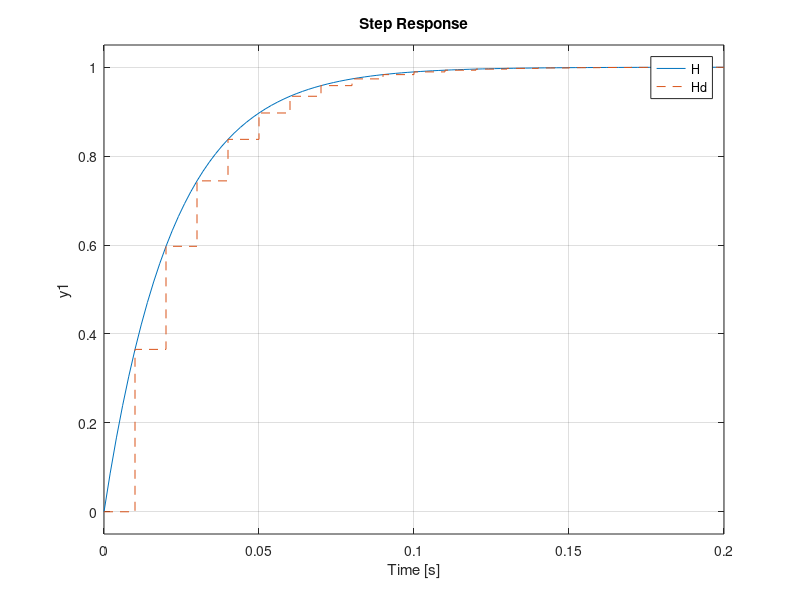
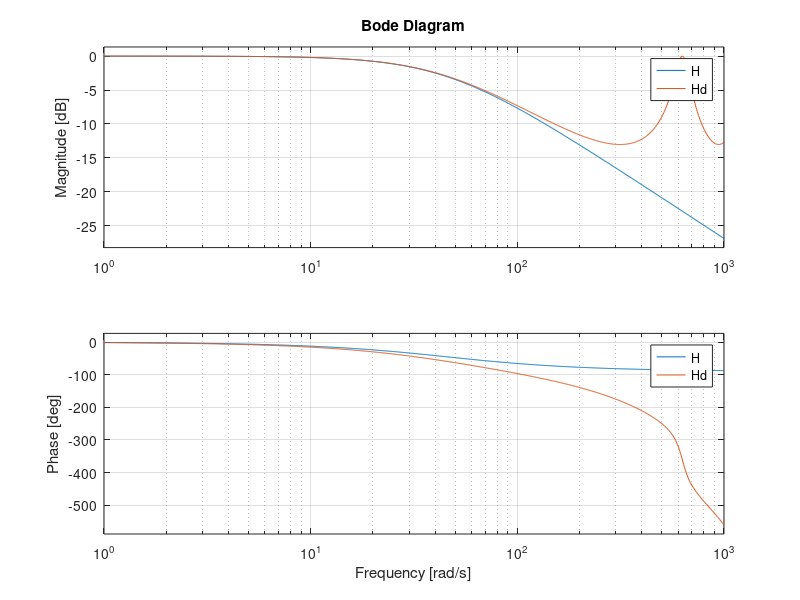
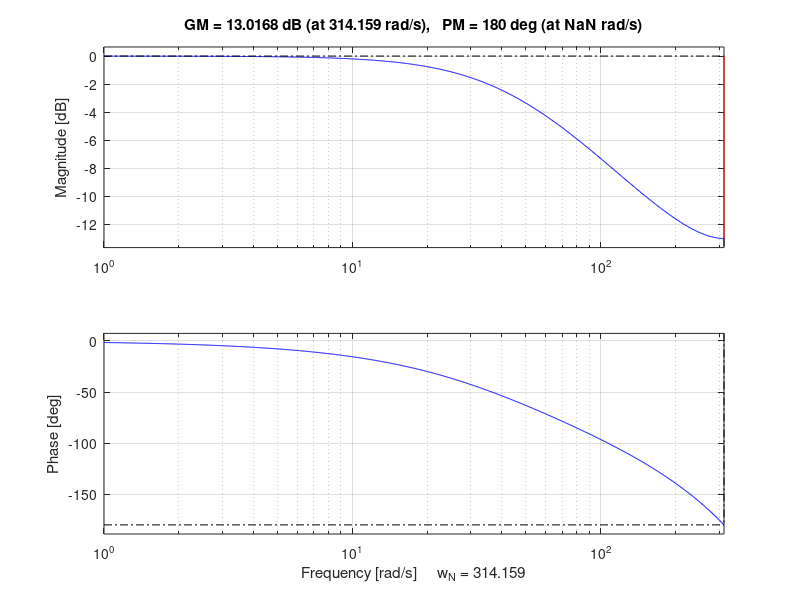

Source code (MATLAB) for these figures, in order:
%Low pass filter
clc;
clear all;
close all;

R=22e3 %resistance (Ohm)
C=1e-6 %capacitance (F)
vc=1/(R*C) %angular cutoff frequency (rad/s)
fc=1/(2*pi*R*C) %cutoff frequency (Hz)
RC=R*C
H=tf([1],[RC 1]) %transfer function for 1/(sRC+1)
T=0.01 %sampling period (second)
Hd=c2d(H,T,'zoh') %discrete model using zero order hold
a=exp(-T/(RC)) %just to check coefficient
b=1-a

figure;
step(H,'-',Hd,'--')%check step response

figure;
bode(H,Hd) %check bode plot 

figure;
margin(Hd);%check gain margin and phase margin
